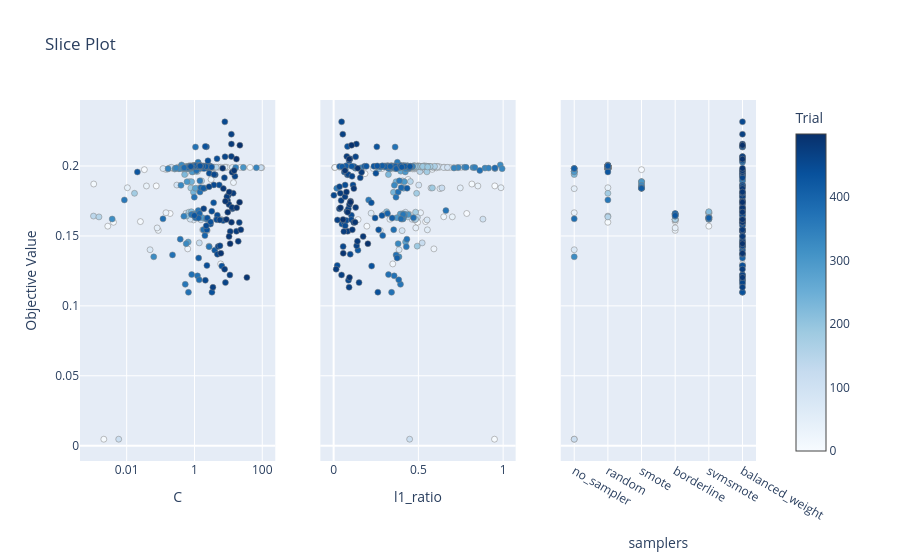

This figure's notebook cell:
### Code cell
optuna.visualization.plot_slice(study,params = ['C','l1_ratio','samplers'])

### Figure 1 — Plotly figure (JSON) as saved in the notebook; plotly's stock layout.template omitted (floating-point values rounded to 4 significant figures; data arrays with more than 128 entries replaced by an {"elided": "..."} marker saying what was removed)
{"data": [{"marker": {"color": {"elided": "500 int values"}, "colorbar": {"title": {"text": "Trial"}, "x": 1, "xpad": 40}, "colorscale": [[0, "rgb(247,251,255)"], [0.125, "rgb(222,235,247)"], [0.25, "rgb(198,219,239)"], [0.375, "rgb(158,202,225)"], [0.5, "rgb(107,174,214)"], [0.625, "rgb(66,146,198)"], [0.75, "rgb(33,113,181)"], [0.875, "rgb(8,81,156)"], [1, "rgb(8,48,107)"]], "line": {"color": "Grey", "width": 0.5}, "showscale": true}, "mode": "markers", "name": "Feasible Trial", "showlegend": false, "type": "scatter", "x": {"elided": "500 float values"}, "xaxis": "x", "y": {"elided": "500 float values"}, "yaxis": "y"}, {"marker": {"color": {"elided": "500 int values"}, "colorbar": {"title": {"text": "Trial"}, "x": 1, "xpad": 40}, "colorscale": [[0, "rgb(247,251,255)"], [0.125, "rgb(222,235,247)"], [0.25, "rgb(198,219,239)"], [0.375, "rgb(158,202,225)"], [0.5, "rgb(107,174,214)"], [0.625, "rgb(66,146,198)"], [0.75, "rgb(33,113,181)"], [0.875, "rgb(8,81,156)"], [1, "rgb(8,48,107)"]], "line": {"color": "Grey", "width": 0.5}, "showscale": false}, "mode": "markers", "name": "Feasible Trial", "showlegend": false, "type": "scatter", "x": {"elided": "500 float values"}, "xaxis": "x2", "y": {"elided": "500 float values"}, "yaxis": "y2"}, {"marker": {"color": {"elided": "500 int values"}, "colorbar": {"title": {"text": "Trial"}, "x": 1, "xpad": 40}, "colorscale": [[0, "rgb(247,251,255)"], [0.125, "rgb(222,235,247)"], [0.25, "rgb(198,219,239)"], [0.375, "rgb(158,202,225)"], [0.5, "rgb(107,174,214)"], [0.625, "rgb(66,146,198)"], [0.75, "rgb(33,113,181)"], [0.875, "rgb(8,81,156)"], [1, "rgb(8,48,107)"]], "line": {"color": "Grey", "width": 0.5}, "showscale": false}, "mode": "markers", "name": "Feasible Trial", "showlegend": false, "type": "scatter", "x": {"elided": "500 str values"}, "xaxis": "x3", "y": {"elided": "500 float values"}, "yaxis": "y3"}], "layout": {"title": {"text": "Slice Plot"}, "xaxis": {"anchor": "y", "domain": [0, 0.2889], "title": {"text": "C"}, "type": "log"}, "xaxis2": {"anchor": "y2", "domain": [0.3556, 0.6444], "title": {"text": "l1_ratio"}}, "xaxis3": {"anchor": "y3", "categoryarray": ["no_sampler", "random", "smote", "borderline", "svmsmote", "balanced_weight"], "categoryorder": "array", "domain": [0.7111, 1], "title": {"text": "samplers"}, "type": "category"}, "yaxis": {"anchor": "x", "domain": [0, 1], "title": {"text": "Objective Value"}}, "yaxis2": {"anchor": "x2", "domain": [0, 1], "matches": "y", "showticklabels": false}, "yaxis3": {"anchor": "x3", "domain": [0, 1], "matches": "y", "showticklabels": false}}}
